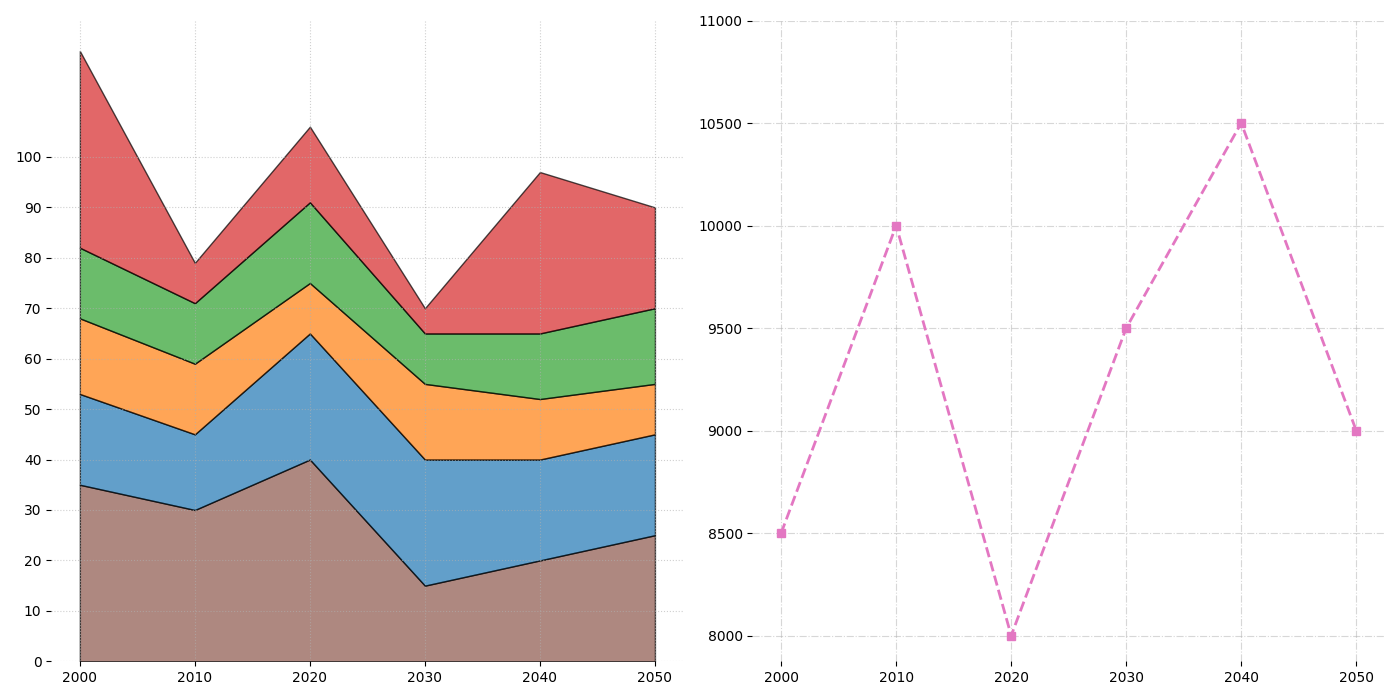

Source code (Python):
import matplotlib.pyplot as plt
import numpy as np

years = np.arange(2000, 2051, 10)
energy_sources = ['Coal', 'Natural Gas', 'Nuclear', 'Hydroelectric', 'Renewables']

coal = [35, 30, 40, 15, 20, 25]
natural_gas = [18, 15, 25, 25, 20, 20]
nuclear = [15, 14, 10, 15, 12, 10]
hydroelectric = [14, 12, 16, 10, 13, 15]
renewables = [39, 8, 15, 5, 32, 20]
data = np.vstack([coal, natural_gas, nuclear, hydroelectric, renewables])

total_energy_consumption = [8500, 10000, 8000, 9500, 10500, 9000]

fig, (ax2, ax1) = plt.subplots(nrows=1, ncols=2, figsize=(14, 7))

colors = ['#8c564b', '#1f77b4', '#ff7f0e', '#2ca02c', '#d62728']
ax2.stackplot(years, data, colors=colors, alpha=0.7, edgecolor='black')
ax2.set_xticks(years)
ax2.set_yticks(np.arange(0, 101, 10))
ax2.grid(True, linestyle=':', alpha=0.6)

ax1.plot(years, total_energy_consumption, marker='s', color='#e377c2', linestyle='--', linewidth=2)
ax1.set_xticks(years)
ax1.set_yticks(np.arange(8000, 11001, 500))
ax1.grid(True, linestyle='-.', alpha=0.5)

for spine in ax1.spines.values():
    spine.set_visible(False)
for spine in ax2.spines.values():
    spine.set_visible(False)

plt.tight_layout()
plt.show()
